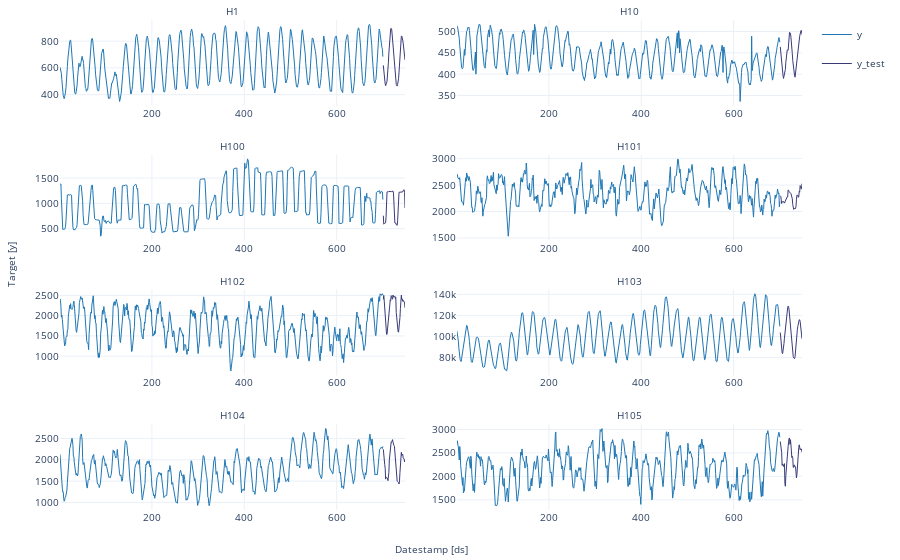

This figure's notebook cell:
### Markdown cell above
We can plot these series using the `statsforecast.plot` method from the [StatsForecast](https://nixtla.github.io/statsforecast/core.html#statsforecast) class. This method has multiple parameters, and the required ones to generate the plots in this notebook are explained below. 

- `df`: A `pandas` dataframe with columns [`unique_id`, `ds`, `y`]. 
- `forecasts_df`: A `pandas` dataframe with columns [`unique_id`, `ds`] and models. 
- `plot_random`: bool = `True`. Plots the time series randomly. 
- `models`: List[str]. A list with the models we want to plot. 
- `level`: List[float]. A list with the prediction intervals we want to plot. 
- `engine`: str = `plotly`. It can also be `matplotlib`. `plotly` generates interactive plots, while `matplotlib` generates static plots.

### Code cell
from statsforecast import StatsForecast as sf

sf.plot(train, test, plot_random=False)

### Figure 1 — Plotly figure (JSON) as saved in the notebook; plotly's stock layout.template omitted (floating-point values rounded to 4 significant figures; data arrays with more than 128 entries replaced by an {"elided": "..."} marker saying what was removed)
{"data": [{"legendgroup": "y", "line": {"color": "#1f77b4", "width": 1}, "mode": "lines", "name": "y", "showlegend": true, "type": "scatter", "x": {"elided": "700 int values"}, "xaxis": "x", "y": {"elided": "700 int values"}, "yaxis": "y"}, {"legendgroup": "y", "line": {"color": "#1f77b4", "width": 1}, "mode": "lines", "name": "y", "showlegend": false, "type": "scatter", "x": {"elided": "700 int values"}, "xaxis": "x2", "y": {"elided": "700 int values"}, "yaxis": "y2"}, {"legendgroup": "y", "line": {"color": "#1f77b4", "width": 1}, "mode": "lines", "name": "y", "showlegend": false, "type": "scatter", "x": {"elided": "700 int values"}, "xaxis": "x3", "y": {"elided": "700 float values"}, "yaxis": "y3"}, {"legendgroup": "y", "line": {"color": "#1f77b4", "width": 1}, "mode": "lines", "name": "y", "showlegend": false, "type": "scatter", "x": {"elided": "700 int values"}, "xaxis": "x4", "y": {"elided": "700 int values"}, "yaxis": "y4"}, {"legendgroup": "y", "line": {"color": "#1f77b4", "width": 1}, "mode": "lines", "name": "y", "showlegend": false, "type": "scatter", "x": {"elided": "700 int values"}, "xaxis": "x5", "y": {"elided": "700 int values"}, "yaxis": "y5"}, {"legendgroup": "y", "line": {"color": "#1f77b4", "width": 1}, "mode": "lines", "name": "y", "showlegend": false, "type": "scatter", "x": {"elided": "700 int values"}, "xaxis": "x6", "y": {"elided": "700 int values"}, "yaxis": "y6"}, {"legendgroup": "y", "line": {"color": "#1f77b4", "width": 1}, "mode": "lines", "name": "y", "showlegend": false, "type": "scatter", "x": {"elided": "700 int values"}, "xaxis": "x7", "y": {"elided": "700 int values"}, "yaxis": "y7"}, {"legendgroup": "y", "line": {"color": "#1f77b4", "width": 1}, "mode": "lines", "name": "y", "showlegend": false, "type": "scatter", "x": {"elided": "700 int values"}, "xaxis": "x8", "y": {"elided": "700 int values"}, "yaxis": "y8"}, {"legendgroup": "y_test", "line": {"color": "#393b79", "width": 1}, "mode": "lines", "name": "y_test", "showlegend": true, "type": "scatter", "x": [701, 702, 703, 704, 705, 706, 707, 708, 709, 710, 711, 712, 713, 714, 715, 716, 717, 718, 719, 720, 721, 722, 723, 724, 725, 726, 727, 728, 729, 730, 731, 732, 733, 734, 735, 736, 737, 738, 739, 740, 741, 742, 743, 744, 745, 746, 747, 748], "xaxis": "x", "y": [619, 565, 532, 495, 481, 467, 473, 488, 501, 534, 576, 639, 712, 772, 830, 880, 893, 896, 891, 854, 803, 769, 751, 701, 635, 572, 532, 493, 477, 468, 464, 477, 492, 519, 568, 624, 696, 761, 812, 836, 838, 829, 807, 785, 756, 719, 703, 659], "yaxis": "y"}, {"legendgroup": "y_test", "line": {"color": "#393b79", "width": 1}, "mode": "lines", "name": "y_test", "showlegend": false, "type": "scatter", "x": [701, 702, 703, 704, 705, 706, 707, 708, 709, 710, 711, 712, 713, 714, 715, 716, 717, 718, 719, 720, 721, 722, 723, 724, 725, 726, 727, 728, 729, 730, 731, 732, 733, 734, 735, 736, 737, 738, 739, 740, 741, 742, 743, 744, 745, 746, 747, 748], "xaxis": "x2", "y": [464, 452, 439, 418, 402, 399, 396, 390, 395, 399, 407, 411, 428, 439, 450, 457, 456, 456, 485, 490, 498, 495, 496, 487, 478, 468, 448, 432, 417, 406, 399, 396, 393, 404, 408, 424, 430, 435, 457, 466, 478, 477, 489, 494, 502, 503, 502, 493], "yaxis": "y2"}, {"legendgroup": "y_test", "line": {"color": "#393b79", "width": 1}, "mode": "lines", "name": "y_test", "showlegend": false, "type": "scatter", "x": [701, 702, 703, 704, 705, 706, 707, 708, 709, 710, 711, 712, 713, 714, 715, 716, 717, 718, 719, 720, 721, 722, 723, 724, 725, 726, 727, 728, 729, 730, 731, 732, 733, 734, 735, 736, 737, 738, 739, 740, 741, 742, 743, 744, 745, 746, 747, 748], "xaxis": "x3", "y": [756, 589, 603, 604, 606, 615, 747, 1121, 1225, 1230, 1226, 1229, 1236, 1232, 1230, 1230, 1230, 1232, 1233, 1234, 1240, 1241, 1202, 845, 625, 613, 609, 612, 578, 564, 566, 656, 910, 1196, 1220, 1219, 1220, 1223, 1221, 1224, 1228, 1234, 1226, 1254, 1271, 1269, 1215, 907], "yaxis": "y3"}, {"legendgroup": "y_test", "line": {"color": "#393b79", "width": 1}, "mode": "lines", "name": "y_test", "showlegend": false, "type": "scatter", "x": [701, 702, 703, 704, 705, 706, 707, 708, 709, 710, 711, 712, 713, 714, 715, 716, 717, 718, 719, 720, 721, 722, 723, 724, 725, 726, 727, 728, 729, 730, 731, 732, 733, 734, 735, 736, 737, 738, 739, 740, 741, 742, 743, 744, 745, 746, 747, 748], "xaxis": "x4", "y": [2300, 2289, 2217, 2150, 2183, 2188, 2182, 2182, 2182, 2159, 2186, 2214, 2208, 2244, 2278, 2281, 2276, 2409, 2400, 2379, 2357, 2350, 2346, 2342, 2308, 2290, 2241, 2132, 2051, 2039, 2047, 2057, 2065, 2055, 2099, 2231, 2309, 2305, 2309, 2268, 2283, 2381, 2366, 2491, 2478, 2432, 2426, 2528], "yaxis": "y4"}, {"legendgroup": "y_test", "line": {"color": "#393b79", "width": 1}, "mode": "lines", "name": "y_test", "showlegend": false, "type": "scatter", "x": [701, 702, 703, 704, 705, 706, 707, 708, 709, 710, 711, 712, 713, 714, 715, 716, 717, 718, 719, 720, 721, 722, 723, 724, 725, 726, 727, 728, 729, 730, 731, 732, 733, 734, 735, 736, 737, 738, 739, 740, 741, 742, 743, 744, 745, 746, 747, 748], "xaxis": "x5", "y": [2402, 2502, 2359, 2176, 1889, 1698, 1701, 1542, 1535, 1699, 1632, 1851, 2009, 2240, 2258, 2392, 2370, 2495, 2482, 2411, 2408, 2510, 2458, 2466, 2472, 2484, 2421, 2450, 2074, 1893, 1703, 1637, 1604, 1591, 1676, 1774, 1952, 2179, 2431, 2506, 2399, 2414, 2354, 2379, 2350, 2350, 2314, 2193], "yaxis": "y5"}, {"legendgroup": "y_test", "line": {"color": "#393b79", "width": 1}, "mode": "lines", "name": "y_test", "showlegend": false, "type": "scatter", "x": [701, 702, 703, 704, 705, 706, 707, 708, 709, 710, 711, 712, 713, 714, 715, 716, 717, 718, 719, 720, 721, 722, 723, 724, 725, 726, 727, 728, 729, 730, 731, 732, 733, 734, 735, 736, 737, 738, 739, 740, 741, 742, 743, 744, 745, 746, 747, 748], "xaxis": "x6", "y": [103743, 96571, 91073, 87315, 84402, 83782, 85992, 89250, 93394, 98322, 102885, 108443, 114260, 118395, 122219, 125187, 127328, 128826, 128164, 125241, 119686, 114168, 110843, 103975, 97938, 91896, 87262, 84132, 81016, 79750, 79584, 79134, 81025, 87948, 93819, 98465, 102792, 106904, 109622, 111638, 113704, 115912, 115784, 114310, 110482, 106027, 103526, 97712], "yaxis": "y6"}, {"legendgroup": "y_test", "line": {"color": "#393b79", "width": 1}, "mode": "lines", "name": "y_test", "showlegend": false, "type": "scatter", "x": [701, 702, 703, 704, 705, 706, 707, 708, 709, 710, 711, 712, 713, 714, 715, 716, 717, 718, 719, 720, 721, 722, 723, 724, 725, 726, 727, 728, 729, 730, 731, 732, 733, 734, 735, 736, 737, 738, 739, 740, 741, 742, 743, 744, 745, 746, 747, 748], "xaxis": "x7", "y": [2246, 2023, 1939, 1890, 1802, 1546, 1591, 1587, 1580, 1563, 1510, 1592, 1702, 1992, 2155, 2273, 2366, 2418, 2411, 2441, 2471, 2411, 2337, 2329, 2319, 2153, 2041, 1893, 1786, 1589, 1498, 1486, 1478, 1466, 1432, 1504, 1700, 1966, 2172, 2174, 2102, 2122, 2130, 2043, 2035, 2020, 1950, 1992], "yaxis": "y7"}, {"legendgroup": "y_test", "line": {"color": "#393b79", "width": 1}, "mode": "lines", "name": "y_test", "showlegend": false, "type": "scatter", "x": [701, 702, 703, 704, 705, 706, 707, 708, 709, 710, 711, 712, 713, 714, 715, 716, 717, 718, 719, 720, 721, 722, 723, 724, 725, 726, 727, 728, 729, 730, 731, 732, 733, 734, 735, 736, 737, 738, 739, 740, 741, 742, 743, 744, 745, 746, 747, 748], "xaxis": "x8", "y": [2742, 2661, 2602, 2507, 2234, 2266, 2240, 2209, 2244, 2271, 1847, 1788, 2016, 2218, 2208, 2312, 2518, 2639, 2738, 2815, 2812, 2682, 2782, 2685, 2513, 2399, 2427, 2403, 2189, 2194, 2245, 2209, 2218, 2206, 2026, 1967, 2034, 2269, 2274, 2491, 2619, 2673, 2619, 2569, 2588, 2566, 2585, 2513], "yaxis": "y8"}], "layout": {"annotations": [{"font": {"size": 10}, "showarrow": false, "text": "H1", "x": 0.2325, "xanchor": "center", "xref": "paper", "y": 1, "yanchor": "bottom", "yref": "paper"}, {"font": {"size": 10}, "showarrow": false, "text": "H10", "x": 0.7675, "xanchor": "center", "xref": "paper", "y": 1, "yanchor": "bottom", "yref": "paper"}, {"font": {"size": 10}, "showarrow": false, "text": "H100", "x": 0.2325, "xanchor": "center", "xref": "paper", "y": 0.725, "yanchor": "bottom", "yref": "paper"}, {"font": {"size": 10}, "showarrow": false, "text": "H101", "x": 0.7675, "xanchor": "center", "xref": "paper", "y": 0.725, "yanchor": "bottom", "yref": "paper"}, {"font": {"size": 10}, "showarrow": false, "text": "H102", "x": 0.2325, "xanchor": "center", "xref": "paper", "y": 0.45, "yanchor": "bottom", "yref": "paper"}, {"font": {"size": 10}, "showarrow": false, "text": "H103", "x": 0.7675, "xanchor": "center", "xref": "paper", "y": 0.45, "yanchor": "bottom", "yref": "paper"}, {"font": {"size": 10}, "showarrow": false, "text": "H104", "x": 0.2325, "xanchor": "center", "xref": "paper", "y": 0.175, "yanchor": "bottom", "yref": "paper"}, {"font": {"size": 10}, "showarrow": false, "text": "H105", "x": 0.7675, "xanchor": "center", "xref": "paper", "y": 0.175, "yanchor": "bottom", "yref": "paper"}, {"font": {"size": 10}, "showarrow": false, "text": "Datestamp [ds]", "x": 0.5, "xanchor": "center", "xref": "paper", "y": 0, "yanchor": "top", "yref": "paper", "yshift": -30}, {"font": {"size": 10}, "showarrow": false, "text": "Target [y]", "textangle": -90, "x": 0, "xanchor": "right", "xref": "paper", "xshift": -40, "y": 0.5, "yanchor": "middle", "yref": "paper"}], "autosize": true, "font": {"size": 10}, "margin": {"b": 50, "l": 60, "r": 10, "t": 20}, "xaxis": {"anchor": "y", "autorange": true, "domain": [0, 0.465], "range": [1, 748], "showticklabels": true, "type": "linear", "visible": true}, "xaxis2": {"anchor": "y2", "autorange": true, "domain": [0.535, 1.0], "range": [1, 748], "showticklabels": true, "type": "linear", "visible": true}, "xaxis3": {"anchor": "y3", "autorange": true, "domain": [0, 0.465], "range": [1, 748], "showticklabels": true, "type": "linear", "visible": true}, "xaxis4": {"anchor": "y4", "autorange": true, "domain": [0.535, 1.0], "range": [1, 748], "showticklabels": true, "type": "linear", "visible": true}, "xaxis5": {"anchor": "y5", "autorange": true, "domain": [0, 0.465], "range": [1, 748], "showticklabels": true, "type": "linear", "visible": true}, "xaxis6": {"anchor": "y6", "autorange": true, "domain": [0.535, 1.0], "range": [1, 748], "showticklabels": true, "type": "linear", "visible": true}, "xaxis7": {"anchor": "y7", "autorange": true, "domain": [0, 0.465], "range": [1, 748], "showticklabels": true, "type": "linear", "visible": true}, "xaxis8": {"anchor": "y8", "autorange": true, "domain": [0.535, 1.0], "range": [1, 748], "showticklabels": true, "type": "linear", "visible": true}, "yaxis": {"anchor": "x", "autorange": true, "domain": [0.825, 1], "range": [316.9, 958.1], "type": "linear"}, "yaxis2": {"anchor": "x2", "autorange": true, "domain": [0.825, 1], "range": [325.9, 527.1], "type": "linear"}, "yaxis3": {"anchor": "x3", "autorange": true, "domain": [0.55, 0.725], "range": [266.3, 1960.0], "type": "linear"}, "yaxis4": {"anchor": "x4", "autorange": true, "domain": [0.55, 0.725], "range": [1452.0, 3073.0], "type": "linear"}, "yaxis5": {"anchor": "x5", "autorange": true, "domain": [0.275, 0.45], "range": [528.1, 2646.0], "type": "linear"}, "yaxis6": {"anchor": "x6", "autorange": true, "domain": [0.275, 0.45], "range": [63310.0, 144500.0], "type": "linear"}, "yaxis7": {"anchor": "x7", "autorange": true, "domain": [0, 0.175], "range": [822.5, 2832.0], "type": "linear"}, "yaxis8": {"anchor": "x8", "autorange": true, "domain": [0, 0.175], "range": [1282.0, 3112.0], "type": "linear"}}}
